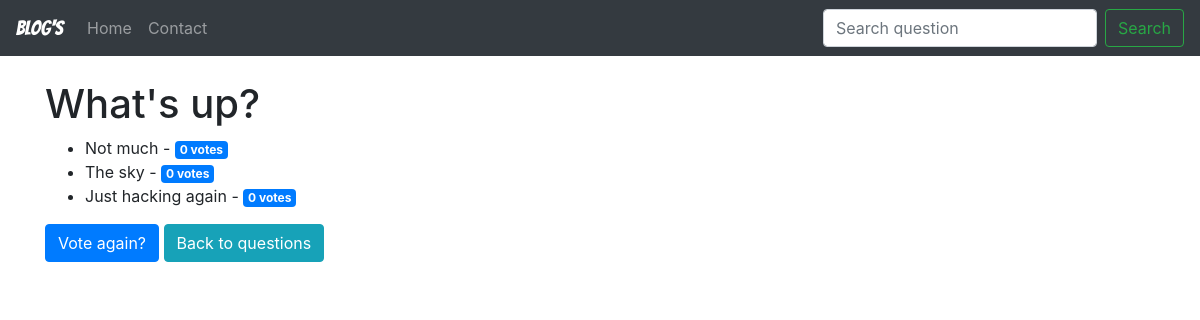
The app's page /polls/1/results/, older data.
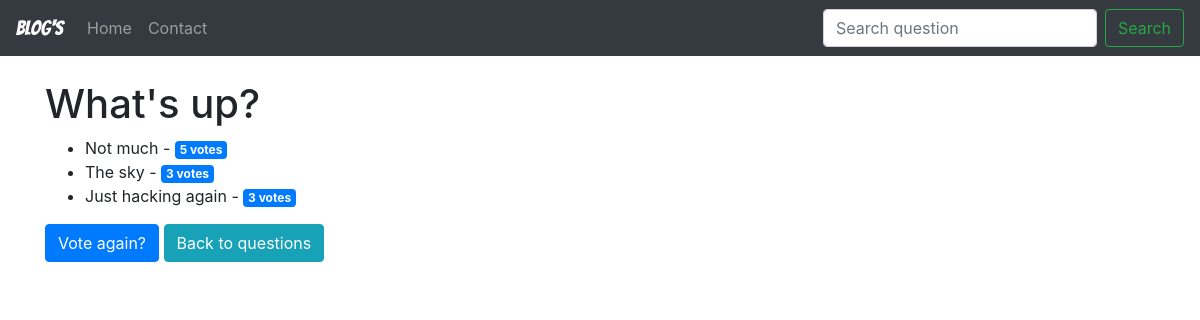
The same page, newer data.
### polls/models.py (models this page shows, shortened)
class Question(models.Model):
    question_text = models.CharField(max_length=200)
    pub_date = models.DateTimeField('date published')

class Choice(models.Model):
    question = models.ForeignKey(Question, on_delete=models.CASCADE)
    choice_text = models.CharField(max_length=200)
    votes = models.IntegerField(default=0)

### polls/views.py (the view)
# urls.py: path('<int:question_id>/results/', views.results, name='results'),
def results(request, question_id):
    question = get_object_or_404(Question, pk=question_id)
    return render(request, 'polls/results.html', {'question': question})

### polls/templates/polls/results.html (shortened to what this page needs)
{% extends 'shared/base.html' %}
{% block content %}
<h1>{{ question.question_text }}</h1>
<ul>
{% for choice in question.choice_set.all %}
    <li>
        {{ choice.choice_text }}
        -
        <span class="badge badge-primary">
            {{ choice.votes }}
            vote{{ choice.votes|pluralize }}
        </span>
    </li>
{% endfor %}
</ul>
<a class="btn btn-primary" href="{% url 'polls:detail' question.id %}">Vote again?</a>
<a class="btn btn-info" href="{% url 'polls:index' %}">Back to questions</a>
{% endblock %}

### polls/templates/shared/base.html (shortened to what this page needs)
<!DOCTYPE html>
<html lang="en">
<head>
    <link rel="stylesheet" href="https://stackpath.bootstrapcdn.com/bootstrap/4.4.1/css/bootstrap.min.css">
</head>
<body>
    {% include 'shared/navbar.html' %}
    <div class="container mt-4">
        {% block content %}{% endblock %}
    </div>
</body>
</html>

### polls/templates/shared/navbar.html (shortened to what this page needs)
{% block navbar %}
<nav class="navbar navbar-expand-lg navbar-dark bg-dark">
  <a class="navbar-brand pages-brand" href="{% url 'polls:index' %}" >Blog's</a>
  <div class="collapse navbar-collapse" id="navbarSupportedContent">
    <ul class="navbar-nav mr-auto">
      <li class="nav-item">
        <a class="nav-link" href="{% url 'polls:index' %}">Home</span></a>
      </li>
      <li class="nav-item">
        <a class="nav-link" href="#">Contact</a>
      </li>
    </ul>
    <form class="form-inline my-2 my-lg-0">
      <input class="form-control mr-sm-2" type="search" placeholder="Search question" aria-label="Search">
      <button class="btn btn-outline-success my-2 my-sm-0" type="submit">Search</button>
    </form>
  </div>
</nav>
{% endblock navbar %}

### polls/templates/shared/base.html (style rules this page uses)
.pages-brand { font-family: 'Bangers', cursive; }

Row changes from the older to the newer data that the page shows:
changed Choice "Not much": votes "0" → "5"
changed Choice "The sky": votes "0" → "3"
changed Choice "Just hacking again": votes "0" → "3"
